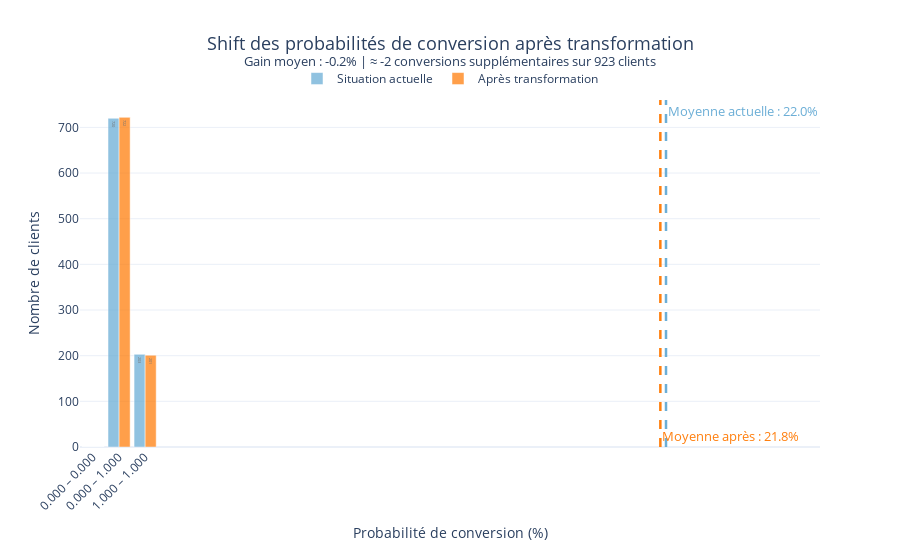

Here is the notebook cell this chart was saved with:
### Code cell
comparison_df = simulate_sales_rep_conversion_shift(df_sim, model)

### Figure 1 — Plotly figure (JSON) as saved in the notebook; plotly's stock layout.template omitted (floating-point values rounded to 4 significant figures)
{"data": [{"hovertemplate": "%{x}<br>Clients: %{y}<extra></extra>", "marker": {"color": "#6baed6"}, "name": "Situation actuelle", "opacity": 0.75, "text": [0.0, 0.0, 0.0, 0.0, 0.0, 0.0, 0.0, 720.0, 0.0, 203.0], "textposition": "auto", "type": "bar", "x": ["0.000 – 0.000", "0.000 – 0.000", "0.000 – 0.000", "0.000 – 0.000", "0.000 – 0.000", "0.000 – 0.000", "0.000 – 0.000", "0.000 – 1.000", "1.000 – 1.000", "1.000 – 1.000"], "y": [0, 0, 0, 0, 0, 0, 0, 720, 0, 203]}, {"hovertemplate": "%{x}<br>Clients: %{y}<extra></extra>", "marker": {"color": "#ff7f0e"}, "name": "Après transformation", "opacity": 0.75, "text": [0.0, 0.0, 0.0, 0.0, 0.0, 0.0, 0.0, 722.0, 0.0, 201.0], "textposition": "auto", "type": "bar", "x": ["0.000 – 0.000", "0.000 – 0.000", "0.000 – 0.000", "0.000 – 0.000", "0.000 – 0.000", "0.000 – 0.000", "0.000 – 0.000", "0.000 – 1.000", "1.000 – 1.000", "1.000 – 1.000"], "y": [0, 0, 0, 0, 0, 0, 0, 722, 0, 201]}], "layout": {"annotations": [{"font": {"color": "#6baed6", "size": 13}, "showarrow": false, "text": "Moyenne actuelle : 22.0%", "x": 21.99, "xanchor": "left", "xref": "x", "y": 1, "yanchor": "top", "yref": "y domain"}, {"font": {"color": "#ff7f0e", "size": 13}, "showarrow": false, "text": "Moyenne après : 21.8%", "x": 21.78, "xanchor": "left", "xref": "x", "y": 0, "yanchor": "bottom", "yref": "y domain"}], "bargap": 0.15, "font": {"size": 12}, "height": 550, "hovermode": "x unified", "legend": {"orientation": "h", "x": 0.5, "xanchor": "center", "y": 1.02, "yanchor": "bottom"}, "shapes": [{"line": {"color": "#6baed6", "dash": "dash", "width": 2.5}, "type": "line", "x0": 21.99, "x1": 21.99, "xref": "x", "y0": 0, "y1": 1, "yref": "y domain"}, {"line": {"color": "#ff7f0e", "dash": "dash", "width": 2.5}, "type": "line", "x0": 21.78, "x1": 21.78, "xref": "x", "y0": 0, "y1": 1, "yref": "y domain"}], "title": {"font": {"size": 18}, "text": "Shift des probabilités de conversion après transformation<br><sup>Gain moyen : -0.2% | ≈ -2 conversions supplémentaires sur 923 clients</sup>", "x": 0.5}, "width": 900, "xaxis": {"tickangle": -45, "title": {"text": "Probabilité de conversion (%)"}}, "yaxis": {"title": {"text": "Nombre de clients"}}}}
